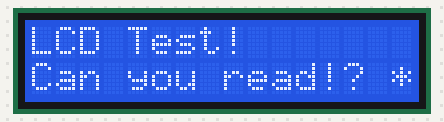
Recording of a sketch running on a simulated Arduino Uno, built with avr-gcc and run on an emulated ATmega328P. Parts: 16×2 character LCD. What the sketch prints to the serial monitor is not drawn.

Above: at 0.2 s.
At 1.2 s:
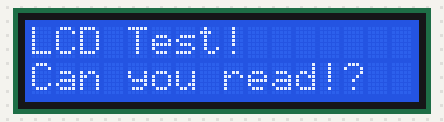

Measured:
- what the display in image 0 shows lasts 1.0 s, from 0.1 s to 1.1 s

The sketch:

LCD_Test.ino
```cpp
#include <LiquidCrystal.h>

// LCD Pin connections to Arduino UNO
// LiquidCrystal(rs, enable, d4, d5, d6, d7)
LiquidCrystal lcd(12, 11, 5, 4, 3, 2);

void setup() {
  // Initialize serial communication
  Serial.begin(9600);
  Serial.println("=== Basic LCD Test ===");

  // Initialize the LCD (16 columns, 2 rows)
  lcd.begin(16, 2);

  // Clear the screen
  lcd.clear();

  // Display test messages
  lcd.setCursor(0, 0);  // First row, first column
  lcd.print("LCD Test!");

  lcd.setCursor(0, 1);  // Second row, first column
  lcd.print("Can you read!?");

  Serial.println("LCD initialized successfully!");
  Serial.println("You should see on LCD:");
  Serial.println("Line 1: LCD Test!");
  Serial.println("Line 2: Can you read!?");
  Serial.println("");
  Serial.println(" blink test...");
}

void loop() {
  // Blinking indicator in bottom-right corner
  lcd.setCursor(15, 1);  // Last column, second row
  lcd.print("*");        // Show asterisk
  delay(1000);           // Wait 1 second

  lcd.setCursor(15, 1);
  lcd.print(" ");        // Clear asterisk (space)
  delay(1000);           // Wait 1 second

  // Print status to serial monitor
  static int counter = 0;
  counter++;

  Serial.print("Blink cycle: ");
  Serial.println(counter);
}
```
